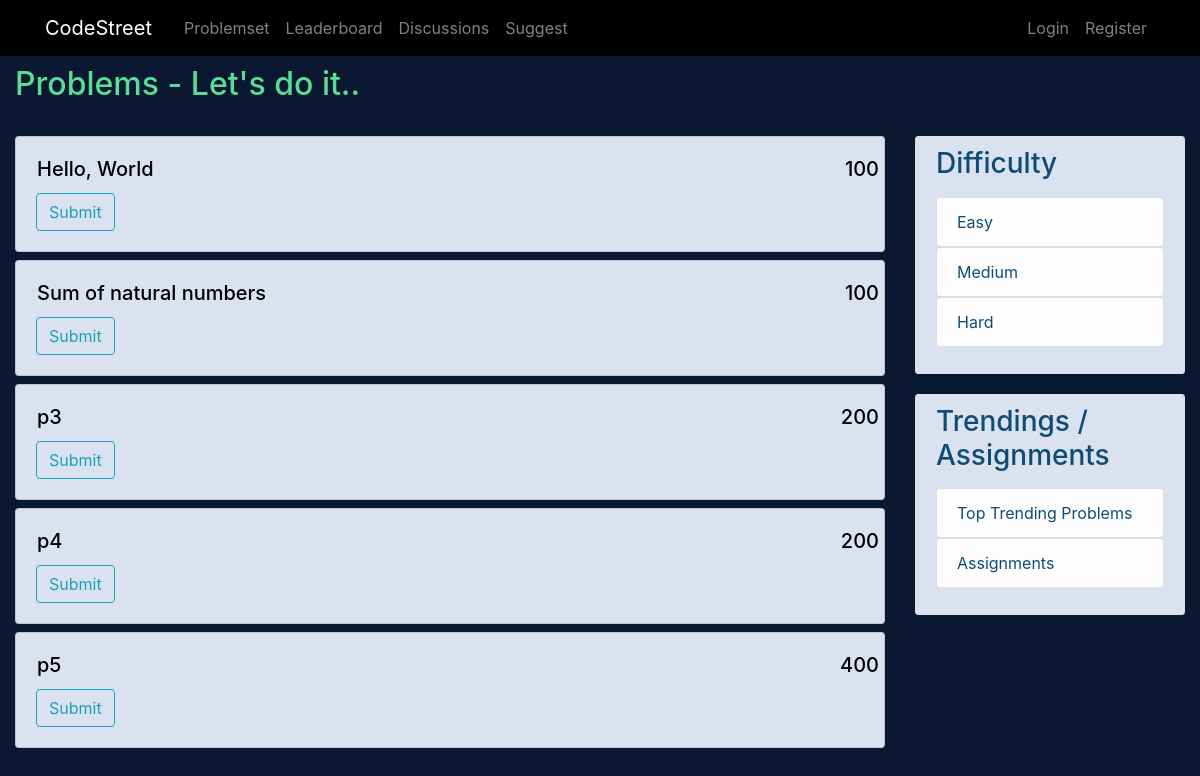
The app's page /, older data.
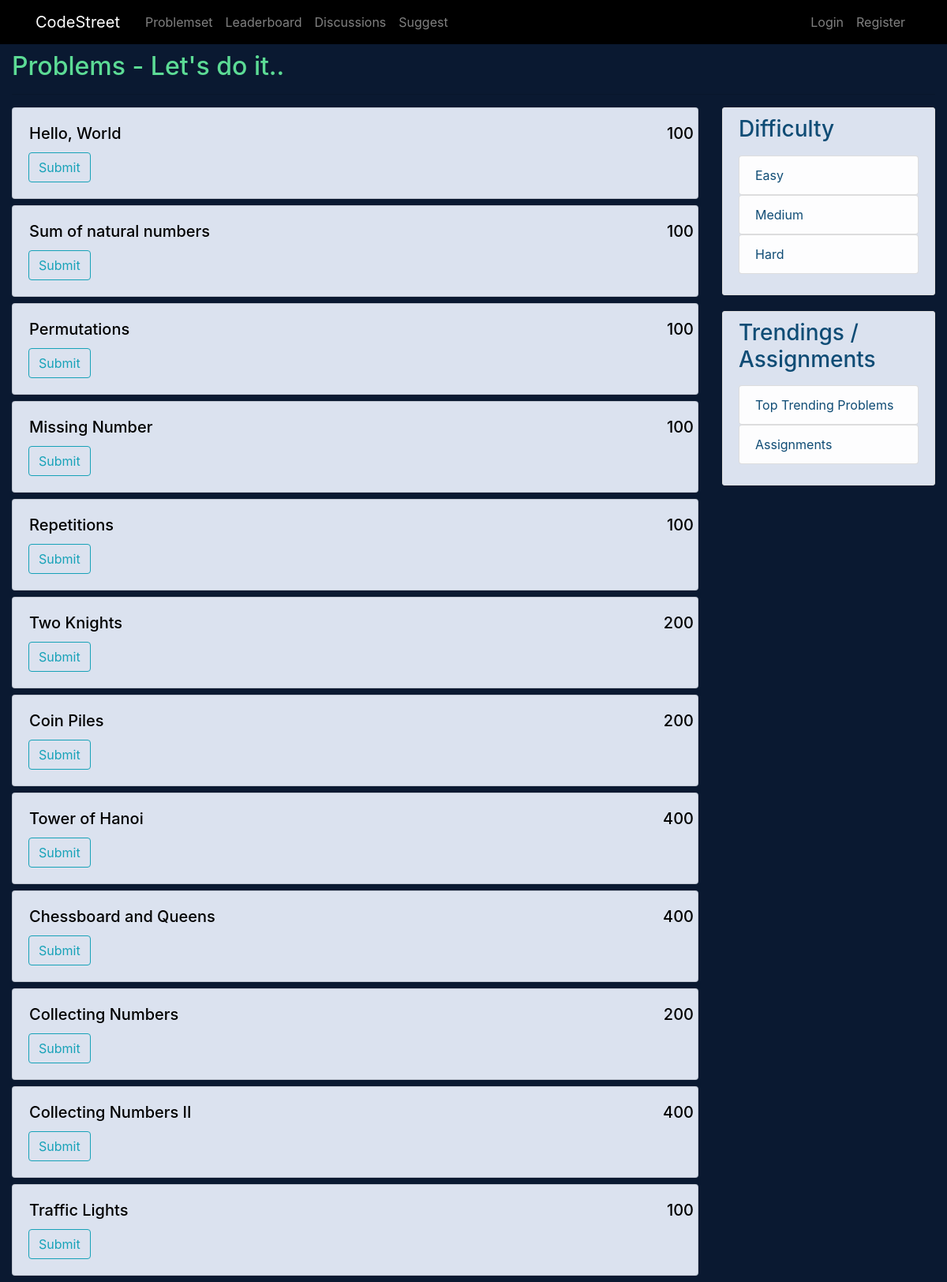
The same page, newer data.
### problemset/models.py (models this page shows, shortened)
class Problem(models.Model):
    title = models.CharField(max_length=50)
    description = models.TextField(max_length=10000)
    points = models.IntegerField(default=100)
    category = models.ForeignKey(Category, on_delete=models.CASCADE, default=1)
    test_case = models.TextField(max_length=10000, null=set)
    hidden_test_cases = models.TextField(max_length=10000000, null=set)
    constraints = models.TextField(max_length=1000, null=set)
    @staticmethod
    def get_all_objects():
        return Problem.objects.all()

class Category(models.Model):
    title = models.CharField(max_length=20, default='Easy')
    @staticmethod
    def get_all_objects():
        return Category.objects.all()

### problemset/views.py (the view)
# urls.py: 2. Add a URL to urlpatterns:  path('', views.home, name='home')
def home(request):
    problems = None
    categories = Category.get_all_objects()
    category_ID = request.GET.get('category')
    print(category_ID)
    if category_ID:
        problems = Problem.get_all_objects_by_categoryid(category_ID)
    else:
        problems = Problem.get_all_objects()
    data = {}
    data['problems'] = problems
    data['categories'] = categories
    print('you are : ' ,request.session.get('email'))
    return render(request, 'problemset/home.html', data)

### problemset/templates/problemset/home.html (shortened to what this page needs)
{% extends "problemset/base.html"%}
{% block content %}
<div class="container-fluid">
<h2 style="color: #5CDB95;"> Problems - Let's do it..</h2>
<hr>
<div class="row problembox">
    <div class="col-md-9">
        <div class="mx-auto" >
        {% for problem in problems %}
            <div class="mx-auto mb-2">
                <div class="card"  style="background-color: #dbe2ef;">
                <div class="card-body">
                    <div class="row">
                        <h5 class="card-title ml-3" ><a class="card-title" style="color: black;" href="{% url 'problemset-problem' problem.id %}">{{ problem.title }}</a></h5>
                        <h5 class="card-text" style="margin-left: auto; color: black;">
                        {{ problem.points }}
                        </h5>
                    </div>
                    <a href="#" class="btn btn-outline-info">Submit</a>
                </div>
                </div>
            </div>
        {% endfor %}
        </div>
    </div>
    <div class="col-md-3">
        <div class="content-section">
            <h3 style="color: #0f4c75;">Difficulty</h3>
            <p class='text-muted'>
            <ul class="list-group">
                {% for category in categories %}
                <a href="?category={{category.id}}"><li style="color: #0f4c75;" class="list-group-item list-group-item-light">{{ category.title }}</li></a>
                {% endfor %}
            </ul>
            </p>
        </div>
        <div class="content-section">
            <h3 style="color: #0f4c75;"> Trendings / Assignments </h3>
            <p class='text-muted'>
            <ul class="list-group">
               <a href = "{% url 'topproblems' %}" ><li class="list-group-item list-group-item-light" style="color: #0f4c75;">Top Trending Problems</li></a>
            <a href = "{% url 'assign' %}" ><li class="list-group-item list-group-item-light" style="color: #0f4c75;">Assignments</li></a>
            </ul>
            </p>
        </div>
    </div>
</div>
</div>
{% endblock %}

### problemset/templates/problemset/base.html (shortened to what this page needs)
{% load static %}
<!DOCTYPE html>
<html lang="en">
  <head>
    <link rel="stylesheet" type="text/css" href="{% static 'problemset/main.css' %}?version=51">
    <link
      rel="stylesheet"
      href="https://stackpath.bootstrapcdn.com/bootstrap/4.3.1/css/bootstrap.min.css"
    />
  </head>
  <body class="main-body">
    <header class="site-header">
      <nav class="navbar navbar-expand-md navbar-dark bg-steel fixed-top">
        <div class="container">
          <a class="navbar-brand mr-4" href="{% url 'problemset-home'%}">CodeStreet</a>
          <div class="collapse navbar-collapse" id="navbarToggle">
            <div class="navbar-nav mr-auto">
              <a class="nav-item nav-link" href="{% url 'problemset-home'%}">Problemset</a>
              <a class="nav-item nav-link" href="{% url 'leaderboard'%}">Leaderboard</a>
              <a class="nav-item nav-link" href="{% url 'discussions-home' %}">Discussions</a>
              <a class="nav-item nav-link" href="{% url 'suggest' %}">Suggest</a>
            </div>
            <div class="navbar-nav">
              {% if user.is_authenticated %}
                <a class="nav-item nav-link" href="{% url 'profile' %}">Profile</a>
                <a class="nav-item nav-link" href="{% url 'logout' %}">Logout</a>
                <a class="nav-item nav-link" href="{% url 'online-ide' %}">IDE</a>
              {% else %}
                <a class="nav-item nav-link" href="{% url 'login' %}">Login</a>
                <a class="nav-item nav-link" href="{% url 'register' %}">Register</a>
              {% endif %}
            </div>
          </div>
        </div>
      </nav>
    </header>
    <div style="margin-top: 65px;">
    {% block content %}{% endblock %}</div>
  </body>
</html>

### problemset/static/problemset/main.css (style rules this page uses)
.main-body { background: #0a1931; }
h1, h2, h3, h4, h5, h6 { color: #FFF; }
ul { margin: 0; }
.bg-steel { background-color: black; color: green; }
.content-section { color: #000000; background: #dbe2ef; padding: 10px 20px; border: 1px solid #dddddd; border-radius: 3px; margin-bottom: 20px; }

Row changes from the older to the newer data that the page shows:
removed Problem: title "p3", points "200"
removed Problem: title "p4", points "200"
removed Problem: title "p5", points "400"
added Problem: title "Permutations", points "100"
added Problem: title "Missing Number", points "100"
added Problem: title "Repetitions", points "100"
added Problem: title "Two Knights", points "200"
added Problem: title "Coin Piles", points "200"
added Problem: title "Tower of Hanoi", points "400"
added Problem: title "Chessboard and Queens", points "400"
added Problem: title "Collecting Numbers", points "200"
added Problem: title "Collecting Numbers II", points "400"
added Problem: title "Traffic Lights", points "100"
